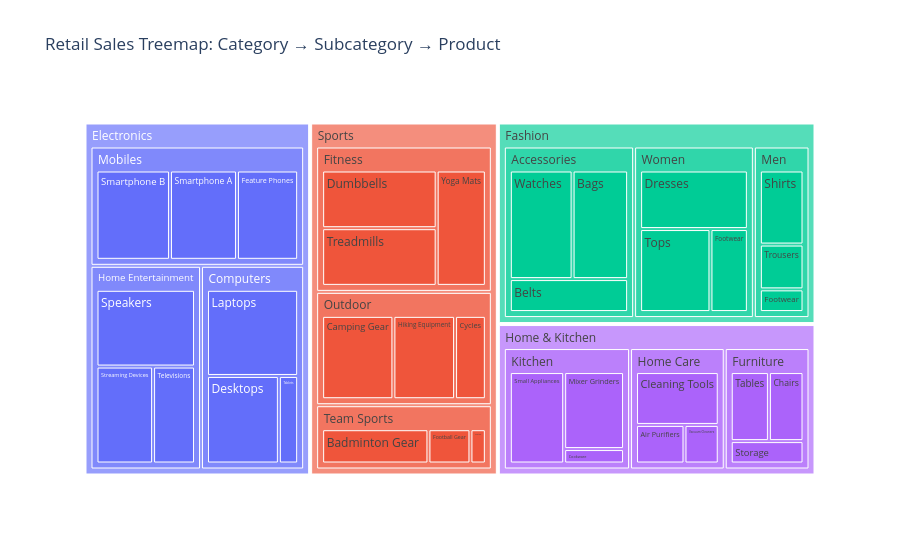

The notebook cell this image was saved under:
### Markdown cell above
## 7. Create your first treemap

### Code cell
fig = px.treemap(
    df,
    path=["Category", "Subcategory", "Product"],
    values="Sales_Lakh",
    title="Retail Sales Treemap: Category → Subcategory → Product"
)

fig.show()

### Figure 1 — Plotly figure (JSON) as saved in the notebook; plotly's stock layout.template omitted (floating-point values rounded to 4 significant figures)
{"data": [{"branchvalues": "total", "domain": {"x": [0, 1], "y": [0, 1]}, "hovertemplate": "labels=%{label}<br>Sales_Lakh=%{value}<br>parent=%{parent}<br>id=%{id}<extra></extra>", "ids": ["Electronics/Mobiles/Smartphone A", "Electronics/Mobiles/Smartphone B", "Electronics/Mobiles/Feature Phones", "Electronics/Computers/Laptops", "Electronics/Computers/Desktops", "Electronics/Computers/Tablets", "Electronics/Home Entertainment/Televisions", "Electronics/Home Entertainment/Speakers", "Electronics/Home Entertainment/Streaming Devices", "Fashion/Men/Shirts", "Fashion/Men/Trousers", "Fashion/Men/Footwear", "Fashion/Women/Dresses", "Fashion/Women/Tops", "Fashion/Women/Footwear", "Fashion/Accessories/Watches", "Fashion/Accessories/Bags", "Fashion/Accessories/Belts", "Home & Kitchen/Kitchen/Cookware", "Home & Kitchen/Kitchen/Mixer Grinders", "Home & Kitchen/Kitchen/Small Appliances", "Home & Kitchen/Furniture/Chairs", "Home & Kitchen/Furniture/Tables", "Home & Kitchen/Furniture/Storage", "Home & Kitchen/Home Care/Vacuum Cleaners", "Home & Kitchen/Home Care/Air Purifiers", "Home & Kitchen/Home Care/Cleaning Tools", "Sports/Fitness/Dumbbells", "Sports/Fitness/Yoga Mats", "Sports/Fitness/Treadmills", "Sports/Outdoor/Camping Gear", "Sports/Outdoor/Cycles", "Sports/Outdoor/Hiking Equipment", "Sports/Team Sports/Football Gear", "Sports/Team Sports/Cricket Gear", "Sports/Team Sports/Badminton Gear", "Electronics/Mobiles", "Electronics/Computers", "Electronics/Home Entertainment", "Fashion/Men", "Fashion/Women", "Fashion/Accessories", "Home & Kitchen/Kitchen", "Home & Kitchen/Furniture", "Home & Kitchen/Home Care", "Sports/Fitness", "Sports/Outdoor", "Sports/Team Sports", "Electronics", "Fashion", "Home & Kitchen", "Sports"], "labels": ["Smartphone A", "Smartphone B", "Feature Phones", "Laptops", "Desktops", "Tablets", "Televisions", "Speakers", "Streaming Devices", "Shirts", "Trousers", "Footwear", "Dresses", "Tops", "Footwear", "Watches", "Bags", "Belts", "Cookware", "Mixer Grinders", "Small Appliances", "Chairs", "Tables", "Storage", "Vacuum Cleaners", "Air Purifiers", "Cleaning Tools", "Dumbbells", "Yoga Mats", "Treadmills", "Camping Gear", "Cycles", "Hiking Equipment", "Football Gear", "Cricket Gear", "Badminton Gear", "Mobiles", "Computers", "Home Entertainment", "Men", "Women", "Accessories", "Kitchen", "Furniture", "Home Care", "Fitness", "Outdoor", "Team Sports", "Electronics", "Fashion", "Home & Kitchen", "Sports"], "name": "", "parents": ["Electronics/Mobiles", "Electronics/Mobiles", "Electronics/Mobiles", "Electronics/Computers", "Electronics/Computers", "Electronics/Computers", "Electronics/Home Entertainment", "Electronics/Home Entertainment", "Electronics/Home Entertainment", "Fashion/Men", "Fashion/Men", "Fashion/Men", "Fashion/Women", "Fashion/Women", "Fashion/Women", "Fashion/Accessories", "Fashion/Accessories", "Fashion/Accessories", "Home & Kitchen/Kitchen", "Home & Kitchen/Kitchen", "Home & Kitchen/Kitchen", "Home & Kitchen/Furniture", "Home & Kitchen/Furniture", "Home & Kitchen/Furniture", "Home & Kitchen/Home Care", "Home & Kitchen/Home Care", "Home & Kitchen/Home Care", "Sports/Fitness", "Sports/Fitness", "Sports/Fitness", "Sports/Outdoor", "Sports/Outdoor", "Sports/Outdoor", "Sports/Team Sports", "Sports/Team Sports", "Sports/Team Sports", "Electronics", "Electronics", "Electronics", "Fashion", "Fashion", "Fashion", "Home & Kitchen", "Home & Kitchen", "Home & Kitchen", "Sports", "Sports", "Sports", "", "", "", ""], "type": "treemap", "values": [67.59, 74.11, 61.7, 83.12, 66.61, 17.86, 42.68, 79.36, 57.58, 42.14, 25.5, 12.91, 71.73, 66.37, 35.3, 76.77, 67.94, 43.94, 11.37, 60.59, 65.35, 33.09, 36.53, 22.59, 18.0, 25.47, 59.58, 72.12, 61.92, 72.08, 69.97, 30.2, 60.55, 23.39, 8.57, 59.19, 203.4, 167.6, 179.6, 80.55, 173.4, 188.6, 137.3, 92.21, 103.0, 206.1, 160.7, 91.15, 550.6, 442.6, 332.6, 458.0]}], "layout": {"legend": {"tracegroupgap": 0}, "title": {"text": "Retail Sales Treemap: Category → Subcategory → Product"}}}
